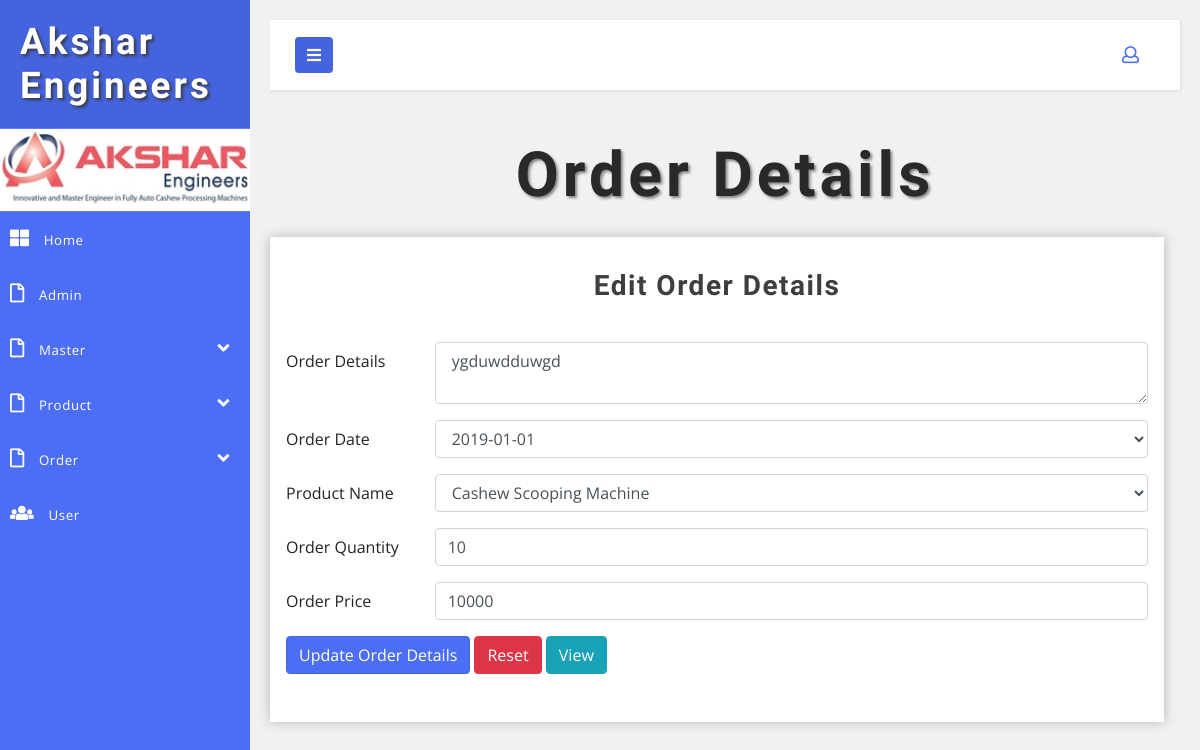
The page /admin/edit-orderdetails.php?editid=1 on the database its author committed.
### tables this page shows
CREATE TABLE IF NOT EXISTS `tbl_orderdetails` (
  `orderdetails_id` int(11) NOT NULL,
  `order_details` varchar(50) NOT NULL,
  `order_id` int(11) NOT NULL,
  `product_id` int(11) NOT NULL,
  `order_quantity` bigint(20) NOT NULL,
  `order_price` bigint(20) NOT NULL
);

### admin/edit-orderdetails.php (the view, shortened to what this page needs)
<?php
require './class/atclass.php';
$editid = $_GET['editid'];
$q = mysqli_query($connection, "select * from tbl_orderdetails where orderdetails_id='{$editid}'") or die(mysqli_error($connection));
$qrow = mysqli_fetch_array($q);
?>
<!DOCTYPE html>
<html lang="en">
    <head>
        <link href="css/bootstrap.css" rel="stylesheet" type="text/css" media="all" />
        <link href="css/style.css" rel="stylesheet" type="text/css" media="all" />
        <link rel="stylesheet" href="css/style4.css">
        <link href="css/fontawesome-all.css" rel="stylesheet">
    </head>
    <body>
        <div class="wrapper">
<?php
include './themepart/sidebar.php';
?>
            <div id="content">
<?php
include './themepart/menubar.php';
?>
                <h2 class="main-title-w3layouts mb-2 text-center"> Order Details </h2>
                <section class="forms-section">
                    <div class="container-fluid">
                        <div class="row">
                            <div class="outer-w3-agile col-xl mt-3 mr-xl-3">
                                <h4 class="tittle-w3-agileits mb-4"> Edit Order Details </h4>
                                <form   method="post" enctype="multipart/form-data">
                                    <div class="form-group row">
                                        <label for="inputEmail3" class="col-sm-2 col-form-label"> Order Details </label>
                                        <div class="col-sm-10">
                                            <textarea class="form-control" name="order_details"  placeholder="Enter Order Details" required=""> <?php echo $qrow['order_details'] ?> </textarea>
                                        </div>
                                    </div>
                                    <div class="form-group row">
                                        <label for="inputEmail3" class="col-sm-2 col-form-label"> Order Date </label>
                                        <div class="col-sm-10">
                                            <?php
                                                $drpq = mysqli_query($connection, "select * from tbl_ordermaster") or die(mysqli_error($connection));
                                                echo "<select name='order_id' class='form-control'>";
                                                 while($drdata = mysqli_fetch_array($drpq))
                                                 {
                                                     echo "<option value='{$drdata['order_id']}'>{$drdata['order_date']}</option>";
                                                 }
                                                echo "</select>";
                                            ?>
                                        </div>
                                    </div>
                                    <div class="form-group row">
                                        <label for="inputEmail3" class="col-sm-2 col-form-label"> Product Name </label>
                                        <div class="col-sm-10">
                                            <?php
                                                $drpq = mysqli_query($connection, "select * from tbl_product") or die(mysqli_error($connection));
                                                echo "<select name='product_id' class='form-control'>";
                                                 while($drdata = mysqli_fetch_array($drpq))
                                                 {
                                                     echo "<option value='{$drdata['product_id']}'>{$drdata['product_name']}</option>";
                                                 }
                                                echo "</select>";
                                            ?>
                                        </div>
                                    </div>
                                    <div class="form-group row">
                                        <label for="inputEmail3" class="col-sm-2 col-form-label"> Order Quantity </label>
                                        <div class="col-sm-10">
                                            <input type="number" class="form-control" id="inputEmail3" name="order_quantity" value="<?php echo $qrow['order_quantity'] ?>" placeholder="Enter Order Quantity" required="">
                                        </div>
                                    </div>
                                    <div class="form-group row">
                                        <label for="inputEmail3" class="col-sm-2 col-form-label"> Order Price </label>
                                        <div class="col-sm-10">
                                            <input type="number" class="form-control" id="inputEmail3" name="order_price" value="<?php echo $qrow['order_price'] ?>" placeholder="Enter order_price" required="">
                                        </div>
                                    </div>
                                    <div class="form-group row">
                                        <div class="col-sm-10">
                                            <button type="submit" class="btn btn-primary"> Update Order Details</button>
                                            <button type="reset" class="btn btn-danger"> Reset</button>
                                            <button type="button" onclick="window.location='display-orderdetails.php'" class="btn btn-info"> View </button>
                                        </div>
                                    </div>
                                </form>
                            </div>
                        </div>
                    </div>
                </section>
            </div>
        </div>
    </body>
</html>

### admin/css/style.css (style rules this page uses)
html, body { margin: 0; font-size: 100%; font-family: 'Open Sans', sans-serif; background: #fff; }
input[type="button"], button[type="submit"] { transition: 0.5s all; -webkit-transition: 0.5s all; -moz-transition: 0.5s all; -o-transition: 0.5s all; -ms-transition: 0.5s all; }
h1, h2, h3, h4, h5, h6 { margin: 0; font-family: 'Poiret One', cursive; font-weight: 700; }
label { margin: 0; }
.outer-w3-agile { padding: 2em 1em; -webkit-box-shadow: 0px 0px 11px 0px rgba(0, 0, 0, 0.25); -moz-box-shadow: 0px 0px 11px 0px rgba(0, 0, 0, 0.25); box-shadow: 0px 0px 11px 0px rgba(0, 0, 0, 0.25); background: #fff; }
h2.main-title-w3layouts { font-size: 3.9em; letter-spacing: 4px; color: #292929; text-shadow: 2px 2px 3px #838386; text-transform: capitalize; }
h4.tittle-w3-agileits { font-size: 2em; letter-spacing: 1.5px; font-weight: 600; color: #3e3e3e; text-align: center; }
.btn-primary { color: #fff; background-color: #4c6ef5; border-color: #4463dc; }
@media (max-width:1280px) { h4.tittle-w3-agileits { font-size: 1.75em; } }

### admin/css/style4.css (style rules this page uses)
body { font-family: 'Open Sans', sans-serif; background: #f1f1f1; }
.wrapper { display: flex; align-items: stretch; }
#content { padding: 20px; min-height: 100vh; transition: all 0.3s; overflow: hidden; width: 100%; }

### rows shown on the page
tbl_orderdetails: order_details "ygduwdduwgd", order_quantity "10", order_price "10000"

### other values the page prints
form field order_id "2019-01-01"
form field product_id "Cashew Scooping Machine"
